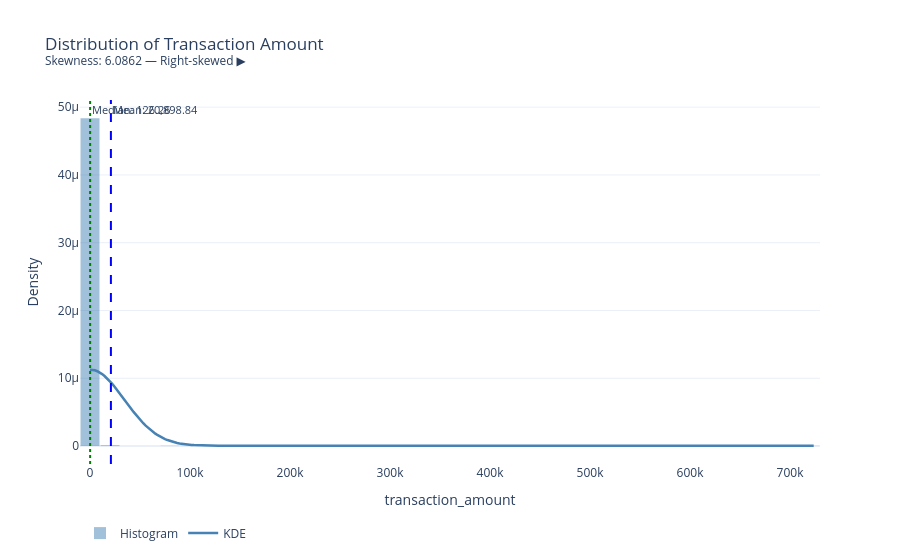
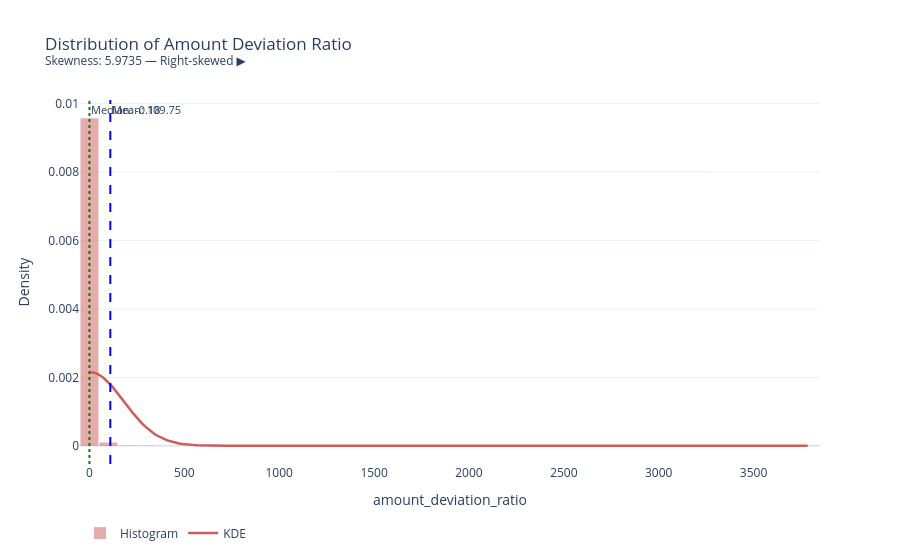

Notebook code for these charts, in order:
### Code cell
def plot_distribution(col, color, title):
    data = df[col].dropna()
    mean_val   = data.mean()
    median_val = data.median()
    skewness   = data.skew()

    # KDE curve
    kde = gaussian_kde(data, bw_method=0.3)
    x_range = np.linspace(data.min(), data.quantile(0.99), 300)
    y_kde = kde(x_range)

    fig = go.Figure()

    # Histogram (normalized to density)
    fig.add_trace(go.Histogram(
        x=data,
        histnorm='probability density',
        nbinsx=80,
        name='Histogram',
        marker_color=color,
        opacity=0.5,
        xbins=dict(end=data.quantile(0.99))
    ))

    # KDE line
    fig.add_trace(go.Scatter(
        x=x_range, y=y_kde,
        mode='lines', name='KDE',
        line=dict(color=color, width=2.5)
    ))

    # Mean / Median vertical lines
    for val, label, dash, lcolor in [
        (mean_val,   f'Mean: {mean_val:,.2f}',   'dash',  'blue'),
        (median_val, f'Median: {median_val:,.2f}','dot',   'green'),
    ]:
        fig.add_vline(x=val, line_dash=dash, line_color=lcolor, line_width=2,
                      annotation_text=label, annotation_position='top right',
                      annotation_font_size=11)

    fig.update_layout(
        title=f'{title}<br><sup>Skewness: {skewness:.4f} — {"Right-skewed ▶" if skewness > 0 else "Left-skewed ◀" if skewness < 0 else "Symmetric"}</sup>',
        xaxis_title=col,
        yaxis_title='Density',
        legend=dict(orientation='h', y=-0.15),
        bargap=0.05,
        template='plotly_white'
    )
    fig.show()

plot_distribution('transaction_amount',    'steelblue', 'Distribution of Transaction Amount')
plot_distribution('amount_deviation_ratio','indianred', 'Distribution of Amount Deviation Ratio')

# Checking sqewness values for both features

### Figure 1 — Plotly figure (JSON) as saved in the notebook; plotly's stock layout.template omitted (floating-point values rounded to 4 significant figures; data arrays with more than 128 entries replaced by an {"elided": "..."} marker saying what was removed)
{"data": [{"histnorm": "probability density", "marker": {"color": "steelblue"}, "name": "Histogram", "nbinsx": 80, "opacity": 0.5, "type": "histogram", "x": {"elided": "11332 float values"}, "xbins": {"end": 723700.0}}, {"line": {"color": "steelblue", "width": 2.5}, "mode": "lines", "name": "KDE", "type": "scatter", "x": {"elided": "300 float values"}, "y": {"elided": "300 float values"}}], "layout": {"annotations": [{"font": {"size": 11}, "showarrow": false, "text": "Mean: 20,898.84", "x": 20900.0, "xanchor": "left", "xref": "x", "y": 1, "yanchor": "top", "yref": "y domain"}, {"font": {"size": 11}, "showarrow": false, "text": "Median: 126.26", "x": 126.3, "xanchor": "left", "xref": "x", "y": 1, "yanchor": "top", "yref": "y domain"}], "bargap": 0.05, "legend": {"orientation": "h", "y": -0.15}, "shapes": [{"line": {"color": "blue", "dash": "dash", "width": 2}, "type": "line", "x0": 20900.0, "x1": 20900.0, "xref": "x", "y0": 0, "y1": 1, "yref": "y domain"}, {"line": {"color": "green", "dash": "dot", "width": 2}, "type": "line", "x0": 126.3, "x1": 126.3, "xref": "x", "y0": 0, "y1": 1, "yref": "y domain"}], "title": {"text": "Distribution of Transaction Amount<br><sup>Skewness: 6.0862 — Right-skewed ▶</sup>"}, "xaxis": {"title": {"text": "transaction_amount"}}, "yaxis": {"title": {"text": "Density"}}}}

### Figure 2 — Plotly figure (JSON) as saved in the notebook; plotly's stock layout.template omitted (floating-point values rounded to 4 significant figures; data arrays with more than 128 entries replaced by an {"elided": "..."} marker saying what was removed)
{"data": [{"histnorm": "probability density", "marker": {"color": "indianred"}, "name": "Histogram", "nbinsx": 80, "opacity": 0.5, "type": "histogram", "x": {"elided": "11375 float values"}, "xbins": {"end": 3785.0}}, {"line": {"color": "indianred", "width": 2.5}, "mode": "lines", "name": "KDE", "type": "scatter", "x": {"elided": "300 float values"}, "y": {"elided": "300 float values"}}], "layout": {"annotations": [{"font": {"size": 11}, "showarrow": false, "text": "Mean: 109.75", "x": 109.7, "xanchor": "left", "xref": "x", "y": 1, "yanchor": "top", "yref": "y domain"}, {"font": {"size": 11}, "showarrow": false, "text": "Median: -0.18", "x": -0.1832, "xanchor": "left", "xref": "x", "y": 1, "yanchor": "top", "yref": "y domain"}], "bargap": 0.05, "legend": {"orientation": "h", "y": -0.15}, "shapes": [{"line": {"color": "blue", "dash": "dash", "width": 2}, "type": "line", "x0": 109.7, "x1": 109.7, "xref": "x", "y0": 0, "y1": 1, "yref": "y domain"}, {"line": {"color": "green", "dash": "dot", "width": 2}, "type": "line", "x0": -0.1832, "x1": -0.1832, "xref": "x", "y0": 0, "y1": 1, "yref": "y domain"}], "title": {"text": "Distribution of Amount Deviation Ratio<br><sup>Skewness: 5.9735 — Right-skewed ▶</sup>"}, "xaxis": {"title": {"text": "amount_deviation_ratio"}}, "yaxis": {"title": {"text": "Density"}}}}
